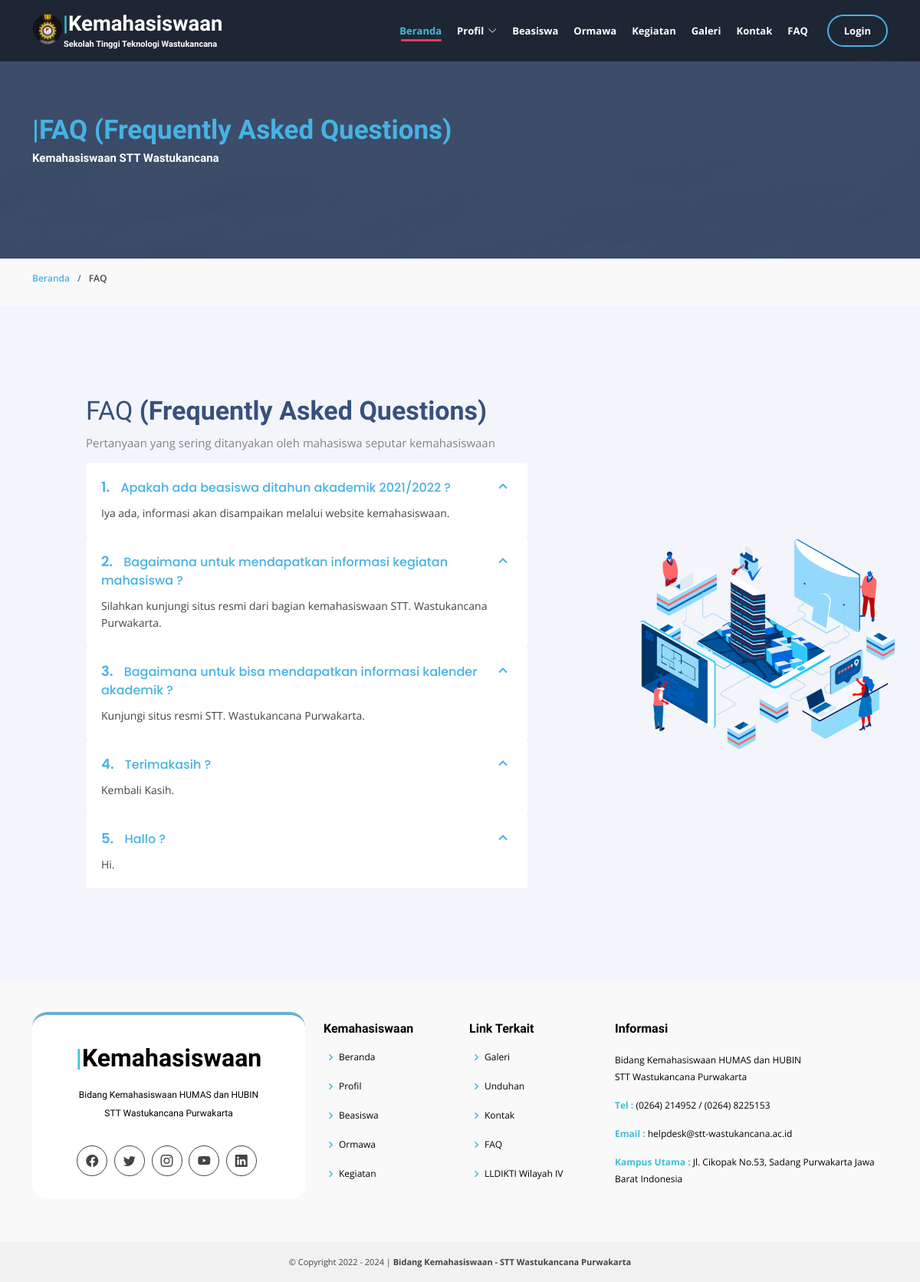
The page /index.php/faq on the database its author committed.
### tables this page shows
CREATE TABLE `faq` (
  `id_faq` int(11) NOT NULL,
  `pertanyaan` varchar(100) NOT NULL,
  `jawaban` varchar(100) NOT NULL,
  `tanggal` timestamp NOT NULL DEFAULT current_timestamp()
);

### application/controllers/Faq.php (called while the page is built, shortened)
<?php
class Faq extends CI_Controller {
	function __construct() {
        $this->load->model('m_post');
    }
	public function index()
	{
		$data['faq']=$this->m_post->get_data_faq();
		$this->load->view('v_faq', $data);
	}
}

### index.php (called while the page is built, shortened)
<?php
require_once BASEPATH.'core/CodeIgniter.php';

### application/models/m_post.php (called while the page is built, shortened)
<?php
class M_post extends CI_Model{
	public function get_data_faq()
	{
		$data=$this->db->query("SELECT id_faq,pertanyaan,jawaban AS jawaban,pertanyaan FROM faq ORDER BY id_faq ASC limit 10");
		return $data;
	}
}
?>

### application/views/v_faq.php (the view, shortened to what this page needs)
?><!DOCTYPE html>
<html lang="en">
<head>
</head>
<body>
    <section id="cta" class="cta">
      <div class="container" data-aos="zoom-in">
        <div class="row">
          <div class="col-lg-12 text-center text-lg-start">
            <h2><a href="#"><span>|</span>FAQ (Frequently Asked Questions)</a></h2>
            <h3>Kemahasiswaan STT Wastukancana</h3>
          </div>
        </div>
      </div>
    </section>
    <section id="breadcrumbs" class="breadcrumbs">
      <div class="container"  data-aos="zoom-in">
        <ol>
          <li><a href="<?php echo base_url().'beranda'?>">Beranda</a></li>
          <li>FAQ</li>
        </ol>
      </div>
    </section>
    <section id="why-us" class="why-us section-bg">
      <div class="container-fluid" data-aos="fade-up">
        <div class="row">
          <div class="col-lg-8 d-flex flex-column justify-content-center align-items-stretch  order-2 order-lg-1">
            <div class="content">
              <h3>FAQ <strong>(Frequently Asked Questions)</strong></h3>
              <p>
                Pertanyaan yang sering ditanyakan oleh mahasiswa seputar kemahasiswaan
              </p>
            </div>
            <div class="accordion-list">
            <?php
              $list1=1;
              $list2=1;
              $no=1;
              foreach ($faq->result_array() as $f) :
                $faq_pertanyaan=$f['pertanyaan'];
                $faq_jawaban=$f['jawaban'];
            ?>
              <ul>
                <li>
                  <a data-bs-toggle="collapse" class="collapse" data-bs-target="#accordion-list-<?php echo $list1++;?>"><span><?php echo $no++;?>.</span> <?php echo $faq_pertanyaan;?> ? <i class="bx bx-chevron-down icon-show"></i><i class="bx bx-chevron-up icon-close"></i></a>
                  <div id="accordion-list-<?php echo $list2++;?>" class="collapse show" data-bs-parent=".accordion-list">
                    <p>
                      <?php echo $faq_jawaban;?>.
                    </p>
                  </div>
                </li>
                <?php endforeach;?>
              </ul>
            </div>
          </div>
          <div class="col-lg-4 align-items-stretch order-1 order-lg-2 img" style='background-image: url("theme/assets/img/hero/faq.png");' data-aos="zoom-in" data-aos-delay="150">&nbsp;</div>
        </div>
      </div>
    </section>
</body>
</html>

### theme/assets/css/variables.css (style rules this page uses)
:root { --font-default: 'Open Sans', system-ui, -apple-system, "Segoe UI", Roboto, "Helvetica Neue", Arial, "Noto Sans", "Liberation Sans", sans-serif, "Apple Color Emoji", "Segoe UI Emoji", "Segoe UI Symbol", "Noto Color Emoji"; --font-primary: 'Source Sans Pro', sans-serif; --font-secondary: 'Poppins', sans-serif; --color-default: #1a1f24; --color-default-rgb: 26, 31, 36; --color-links: #0ea2bd; --color-links-hover: #1ec3e0; --color-primary: #0ea2bd; --color-primary-light: #1ec3e0; --color-primary-dark: #0189a1; --color-primary-rgb: 14, 162, 189; --color-primary-light-rgb: 30, 195, 224; --color-primary-dark-rgb: 1, 137, 161; --color-secondary: #485664; --color-secondary-light: #8f9fae; --color-secondary-dark: #3a4753; --color-secondary-rgb: 72, 86, 100; --color-secondary-light-rgb: 143, 159, 174; --color-secondary-dark-rgb: 58, 71, 83; --color-blue: #0d6efd; --color-blue-rgb: 13, 110, 253; --color-indigo: #6610f2; --color-indigo-rgb: 102, 16, 242; --color-purple: #6f42c1; --color-purple-rgb: 111, 66, 193; --color-pink: #f3268c; --color-pink-rgb: 243, 38, 140; --color-red: #df1529; --color-red-rgb: 223, 21, 4; --color-orange: #fd7e14; --color-orange-rgb: 253, 126, 20; --color-yellow: #ffc107; --color-yellow-rgb: 255, 193, 7; --color-green: #059652; --color-green-rgb: 5, 150, 82; --color-teal: #20c997; --color-teal-rgb: 32, 201, 151; --color-cyan: #0dcaf0; --color-cyan-rgb: 13, 202, 240; --color-white: #ffffff; --color-white-rgb: 255, 255, 255; --color-gray: #6c757d; --color-gray-rgb: 108, 117, 125; --color-black: #000000; --color-black-rgb: 0, 0, 0; }
:root { --bs-blue: var(--color-blue); --bs-indigo: var(--color-indigo); --bs-purple: var(--color-purple); --bs-pink: var(--color-pink); --bs-red: var(--color-red); --bs-orange: var(--color-orange); --bs-yellow: var(--color-yellow); --bs-green: var(--color-green); --bs-teal: var(--color-teal); --bs-cyan: var(--color-cyan); --bs-white: var(--color-white); --bs-gray: var(--color-gray); --bs-gray-dark: #343a40; --bs-gray-100: #f8f9fa; --bs-gray-200: #e9ecef; --bs-gray-300: #dee2e6; --bs-gray-400: #ced4da; --bs-gray-500: #adb5bd; --bs-gray-600: #6c757d; --bs-gray-700: #495057; --bs-gray-800: #343a40; --bs-gray-900: #212529; --bs-primary: var(--color-blue); --bs-secondary: var(--color-blue); --bs-success: #198754; --bs-info: #0dcaf0; --bs-warning: #ffc107; --bs-danger: #dc3545; --bs-light: #f8f9fa; --bs-dark: #212529; --bs-primary-rgb: var(--color-primary-rgb); --bs-secondary-rgb: var(--color-secondary-rgb); --bs-success-rgb: 25, 135, 84; --bs-info-rgb: 13, 202, 240; --bs-warning-rgb: 255, 193, 7; --bs-danger-rgb: 220, 53, 69; --bs-light-rgb: 248, 249, 250; --bs-dark-rgb: 33, 37, 41; --bs-white-rgb: var(--color-white-rgb); --bs-black-rgb: var(--color-black-rgb); --bs-body-color-rgb: var(--color-default-rgb); --bs-body-bg-rgb: 255, 255, 255; --bs-font-sans-serif: var(--font-default); --bs-font-monospace: SFMono-Regular, Menlo, Monaco, Consolas, "Liberation Mono", "Courier New", monospace; --bs-gradient: linear-gradient(180deg, rgba(255, 255, 255, 0.15), rgba(255, 255, 255, 0)); --bs-body-font-family: var(--font-default); --bs-body-font-size: 1rem; --bs-body-font-weight: 400; --bs-body-line-height: 1.5; --bs-body-color: var(--color-default); --bs-body-bg: #fff; }

### theme/assets/css/style1.css (style rules this page uses)
html, body { height: 100%; }
p { margin: 0 0 15px; color: #444; }
h1, h2, h3, h4, h5, h6 { font-family: 'Raleway', sans-serif; margin: 0 0 15px; color: #444; font-weight: 500; }
h2 { font-size: 38px; line-height: 40px; }
h3 { font-size: 30px; line-height: 32px; }
a { transition: all 0.3s ease 0s; text-decoration: none; }
body { background: #fff none repeat scroll 0 0; color: #444; font-family: 'Open Sans', sans-serif; font-size: 14px; text-align: left; overflow-x: hidden; line-height: 22px; }
ul { list-style: outside none none; margin: 0; padding: 0; }
section { padding: 60px 0; overflow: hidden; }

### rows shown on the page
faq: pertanyaan "Apakah ada beasiswa ditahun akademik 2021/2022", jawaban "Iya ada, informasi akan disampaikan melalui website kemahasiswaan"
faq: pertanyaan "Bagaimana untuk mendapatkan informasi kegiatan mahasiswa", jawaban "Silahkan kunjungi situs resmi dari bagian kemahasiswaan STT. Wastukancana Purwakarta"
faq: pertanyaan "Bagaimana untuk bisa mendapatkan informasi kalender akademik", jawaban "Kunjungi situs resmi STT. Wastukancana Purwakarta"
faq: pertanyaan "Terimakasih", jawaban "Kembali Kasih"
faq: pertanyaan "Hallo", jawaban "Hi"
